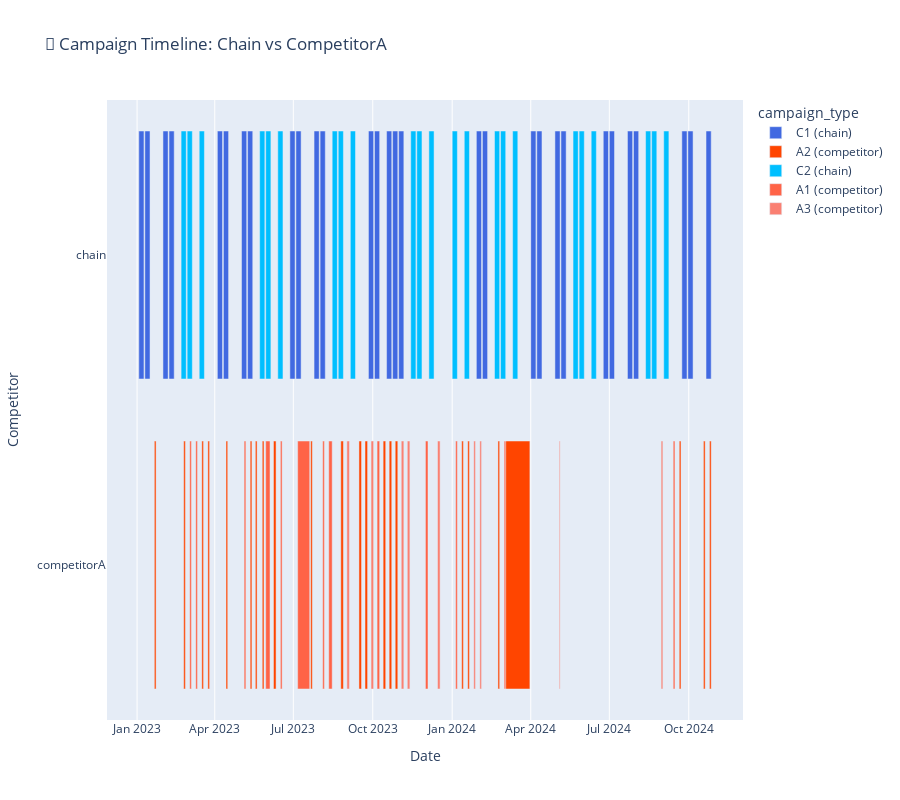

Write notebook code for a chart like this one.
### Code cell
# Prepare the dataframe for the Gantt chart
df_gantt = df_sorted.copy()
df_gantt['end_date'] = pd.to_datetime(df_gantt['end_date'])  # ensure it's datetime

# Add campaign label for display
df_gantt['campaign_label'] = df_gantt['competitor'] + ' - ' + df_gantt['chain_campaign']

# Map campaign types for clearer display
campaign_type_map = {
    'C1': 'C1 (chain)', 'C2': 'C2 (chain)',
    'A1': 'A1 (competitor)', 'A2': 'A2 (competitor)', 'A3': 'A3 (competitor)'
}
df_gantt['campaign_type'] = df_gantt['chain_campaign'].map(campaign_type_map)

# Optional custom color map
color_discrete_map = {
    'C1 (chain)': 'royalblue',
    'C2 (chain)': 'deepskyblue',
    'A1 (competitor)': 'tomato',
    'A2 (competitor)': 'orangered',
    'A3 (competitor)': 'salmon'
}

# Gantt chart with Plotly
fig = px.timeline(
    df_gantt,
    x_start='start_date',
    x_end='end_date',
    y='competitor',
    color='campaign_type',
    hover_name='campaign_label',
    title='📅 Campaign Timeline: Chain vs CompetitorA',
    color_discrete_map=color_discrete_map
)

fig.update_yaxes(autorange="reversed")  # show earliest dates at the top
fig.update_layout(height=800, xaxis_title="Date", yaxis_title="Competitor")
fig.show()

### Figure 1 — Plotly figure (JSON) as saved in the notebook; plotly's stock layout.template omitted (floating-point values rounded to 4 significant figures)
{"data": [{"alignmentgroup": "True", "base": ["2023-01-03T00:00:00", "2023-01-10T00:00:00", "2023-01-31T00:00:00", "2023-02-07T00:00:00", "2023-04-04T00:00:00", "2023-04-11T00:00:00", "2023-05-02T00:00:00", "2023-05-09T00:00:00", "2023-06-27T00:00:00", "2023-07-04T00:00:00", "2023-07-25T00:00:00", "2023-08-01T00:00:00", "2023-09-26T00:00:00", "2023-10-03T00:00:00", "2023-10-17T00:00:00", "2023-10-24T00:00:00", "2023-10-31T00:00:00", "2024-01-29T00:00:00", "2024-02-05T00:00:00", "2024-04-01T00:00:00", "2024-04-08T00:00:00", "2024-04-29T00:00:00", "2024-05-06T00:00:00", "2024-06-24T00:00:00", "2024-07-01T00:00:00", "2024-07-22T00:00:00", "2024-07-29T00:00:00", "2024-09-23T00:00:00", "2024-09-30T00:00:00", "2024-10-21T00:00:00"], "hovertemplate": "<b>%{hovertext}</b><br><br>campaign_type=C1 (chain)<br>start_date=%{base}<br>end_date=%{x}<br>competitor=%{y}<extra></extra>", "hovertext": ["chain - C1", "chain - C1", "chain - C1", "chain - C1", "chain - C1", "chain - C1", "chain - C1", "chain - C1", "chain - C1", "chain - C1", "chain - C1", "chain - C1", "chain - C1", "chain - C1", "chain - C1", "chain - C1", "chain - C1", "chain - C1", "chain - C1", "chain - C1", "chain - C1", "chain - C1", "chain - C1", "chain - C1", "chain - C1", "chain - C1", "chain - C1", "chain - C1", "chain - C1", "chain - C1"], "legendgroup": "C1 (chain)", "marker": {"color": "royalblue", "pattern": {"shape": ""}}, "name": "C1 (chain)", "offsetgroup": "C1 (chain)", "orientation": "h", "showlegend": true, "textposition": "auto", "type": "bar", "x": [518400000, 518400000, 518400000, 518400000, 518400000, 518400000, 518400000, 518400000, 518400000, 518400000, 518400000, 518400000, 518400000, 518400000, 518400000, 518400000, 518400000, 518400000, 518400000, 518400000, 518400000, 518400000, 518400000, 518400000, 518400000, 518400000, 518400000, 518400000, 518400000, 518400000], "xaxis": "x", "y": ["chain", "chain", "chain", "chain", "chain", "chain", "chain", "chain", "chain", "chain", "chain", "chain", "chain", "chain", "chain", "chain", "chain", "chain", "chain", "chain", "chain", "chain", "chain", "chain", "chain", "chain", "chain", "chain", "chain", "chain"], "yaxis": "y"}, {"alignmentgroup": "True", "base": ["2023-01-21T00:00:00", "2023-02-24T00:00:00", "2023-03-17T00:00:00", "2023-03-24T00:00:00", "2023-04-14T00:00:00", "2023-05-12T00:00:00", "2023-05-18T00:00:00", "2023-05-26T00:00:00", "2023-06-08T00:00:00", "2023-07-21T00:00:00", "2023-08-25T00:00:00", "2023-09-15T00:00:00", "2023-09-22T00:00:00", "2023-10-13T00:00:00", "2023-10-20T00:00:00", "2023-10-27T00:00:00", "2024-01-12T00:00:00", "2024-01-19T00:00:00", "2024-02-23T00:00:00", "2024-03-01T00:00:00", "2024-09-20T00:00:00", "2024-10-18T00:00:00", "2024-10-25T00:00:00"], "hovertemplate": "<b>%{hovertext}</b><br><br>campaign_type=A2 (competitor)<br>start_date=%{base}<br>end_date=%{x}<br>competitor=%{y}<extra></extra>", "hovertext": ["competitorA - A2", "competitorA - A2", "competitorA - A2", "competitorA - A2", "competitorA - A2", "competitorA - A2", "competitorA - A2", "competitorA - A2", "competitorA - A2", "competitorA - A2", "competitorA - A2", "competitorA - A2", "competitorA - A2", "competitorA - A2", "competitorA - A2", "competitorA - A2", "competitorA - A2", "competitorA - A2", "competitorA - A2", "competitorA - A2", "competitorA - A2", "competitorA - A2", "competitorA - A2"], "legendgroup": "A2 (competitor)", "marker": {"color": "orangered", "pattern": {"shape": ""}}, "name": "A2 (competitor)", "offsetgroup": "A2 (competitor)", "orientation": "h", "showlegend": true, "textposition": "auto", "type": "bar", "x": [172800000, 172800000, 172800000, 172800000, 172800000, 172800000, 172800000, 172800000, 259200000, 172800000, 259200000, 259200000, 259200000, 259200000, 259200000, 259200000, 172800000, 172800000, 172800000, 2592000000, 172800000, 172800000, 172800000], "xaxis": "x", "y": ["competitorA", "competitorA", "competitorA", "competitorA", "competitorA", "competitorA", "competitorA", "competitorA", "competitorA", "competitorA", "competitorA", "competitorA", "competitorA", "competitorA", "competitorA", "competitorA", "competitorA", "competitorA", "competitorA", "competitorA", "competitorA", "competitorA", "competitorA"], "yaxis": "y"}, {"alignmentgroup": "True", "base": ["2023-02-21T00:00:00", "2023-02-28T00:00:00", "2023-03-14T00:00:00", "2023-05-23T00:00:00", "2023-05-30T00:00:00", "2023-06-13T00:00:00", "2023-08-15T00:00:00", "2023-08-22T00:00:00", "2023-09-05T00:00:00", "2023-11-14T00:00:00", "2023-11-21T00:00:00", "2023-12-05T00:00:00", "2024-01-01T00:00:00", "2024-01-15T00:00:00", "2024-02-19T00:00:00", "2024-02-26T00:00:00", "2024-03-11T00:00:00", "2024-05-20T00:00:00", "2024-05-27T00:00:00", "2024-06-10T00:00:00", "2024-08-12T00:00:00", "2024-08-19T00:00:00", "2024-09-02T00:00:00"], "hovertemplate": "<b>%{hovertext}</b><br><br>campaign_type=C2 (chain)<br>start_date=%{base}<br>end_date=%{x}<br>competitor=%{y}<extra></extra>", "hovertext": ["chain - C2", "chain - C2", "chain - C2", "chain - C2", "chain - C2", "chain - C2", "chain - C2", "chain - C2", "chain - C2", "chain - C2", "chain - C2", "chain - C2", "chain - C2", "chain - C2", "chain - C2", "chain - C2", "chain - C2", "chain - C2", "chain - C2", "chain - C2", "chain - C2", "chain - C2", "chain - C2"], "legendgroup": "C2 (chain)", "marker": {"color": "deepskyblue", "pattern": {"shape": ""}}, "name": "C2 (chain)", "offsetgroup": "C2 (chain)", "orientation": "h", "showlegend": true, "textposition": "auto", "type": "bar", "x": [518400000, 518400000, 518400000, 518400000, 518400000, 518400000, 518400000, 518400000, 518400000, 518400000, 518400000, 518400000, 518400000, 518400000, 518400000, 518400000, 518400000, 518400000, 518400000, 518400000, 518400000, 518400000, 518400000], "xaxis": "x", "y": ["chain", "chain", "chain", "chain", "chain", "chain", "chain", "chain", "chain", "chain", "chain", "chain", "chain", "chain", "chain", "chain", "chain", "chain", "chain", "chain", "chain", "chain", "chain"], "yaxis": "y"}, {"alignmentgroup": "True", "base": ["2023-03-03T00:00:00", "2023-03-10T00:00:00", "2023-05-05T00:00:00", "2023-05-30T00:00:00", "2023-06-16T00:00:00", "2023-07-06T00:00:00", "2023-08-04T00:00:00", "2023-08-11T00:00:00", "2023-10-06T00:00:00", "2023-12-01T00:00:00", "2024-01-05T00:00:00", "2024-09-13T00:00:00"], "hovertemplate": "<b>%{hovertext}</b><br><br>campaign_type=A1 (competitor)<br>start_date=%{base}<br>end_date=%{x}<br>competitor=%{y}<extra></extra>", "hovertext": ["competitorA - A1", "competitorA - A1", "competitorA - A1", "competitorA - A1", "competitorA - A1", "competitorA - A1", "competitorA - A1", "competitorA - A1", "competitorA - A1", "competitorA - A1", "competitorA - A1", "competitorA - A1"], "legendgroup": "A1 (competitor)", "marker": {"color": "tomato", "pattern": {"shape": ""}}, "name": "A1 (competitor)", "offsetgroup": "A1 (competitor)", "orientation": "h", "showlegend": true, "textposition": "auto", "type": "bar", "x": [172800000, 172800000, 172800000, 432000000, 172800000, 1209600000, 172800000, 345600000, 259200000, 259200000, 172800000, 172800000], "xaxis": "x", "y": ["competitorA", "competitorA", "competitorA", "competitorA", "competitorA", "competitorA", "competitorA", "competitorA", "competitorA", "competitorA", "competitorA", "competitorA"], "yaxis": "y"}, {"alignmentgroup": "True", "base": ["2023-09-01T00:00:00", "2023-09-29T00:00:00", "2023-11-03T00:00:00", "2023-11-10T00:00:00", "2023-12-15T00:00:00", "2024-01-26T00:00:00", "2024-02-02T00:00:00", "2024-03-01T00:00:00", "2024-05-04T00:00:00", "2024-08-30T00:00:00"], "hovertemplate": "<b>%{hovertext}</b><br><br>campaign_type=A3 (competitor)<br>start_date=%{base}<br>end_date=%{x}<br>competitor=%{y}<extra></extra>", "hovertext": ["competitorA - A3", "competitorA - A3", "competitorA - A3", "competitorA - A3", "competitorA - A3", "competitorA - A3", "competitorA - A3", "competitorA - A3", "competitorA - A3", "competitorA - A3"], "legendgroup": "A3 (competitor)", "marker": {"color": "salmon", "pattern": {"shape": ""}}, "name": "A3 (competitor)", "offsetgroup": "A3 (competitor)", "orientation": "h", "showlegend": true, "textposition": "auto", "type": "bar", "x": [259200000, 259200000, 259200000, 259200000, 259200000, 172800000, 172800000, 172800000, 86400000, 172800000], "xaxis": "x", "y": ["competitorA", "competitorA", "competitorA", "competitorA", "competitorA", "competitorA", "competitorA", "competitorA", "competitorA", "competitorA"], "yaxis": "y"}], "layout": {"barmode": "overlay", "height": 800, "legend": {"title": {"text": "campaign_type"}, "tracegroupgap": 0}, "title": {"text": "📅 Campaign Timeline: Chain vs CompetitorA"}, "xaxis": {"anchor": "y", "domain": [0, 1], "title": {"text": "Date"}, "type": "date"}, "yaxis": {"anchor": "x", "autorange": "reversed", "domain": [0, 1], "title": {"text": "Competitor"}}}}
